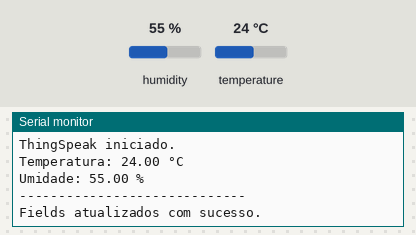
A sketch run on a simulated ESP32. Shown: the last lines printed to the serial monitor. The test bench sets the inputs (shaded band); at power-on: humidity 55 %, temperature 24 °C. WiFi joins after 1.5 s; servers stay silent unless stated.

Above: at 16.2 s.
16.3 s: humidity set to 22 %
At 19.65 s:
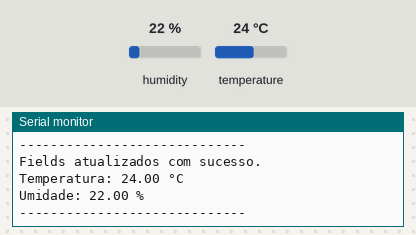
29.3 s: temperature set to 12 °C
At 36.6 s:
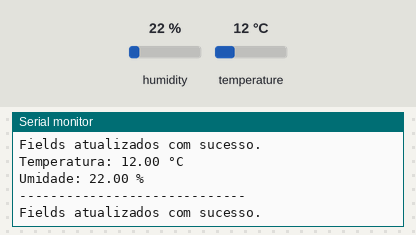
42.3 s: humidity set to 40 %
At 53.2 s:
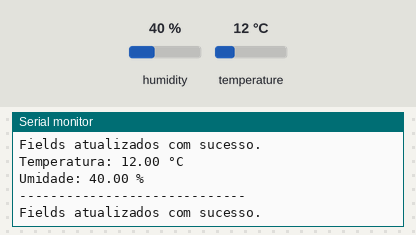
Timing chart, 0 to 54.7 s (numbered marks = the images above; inputs shaded):
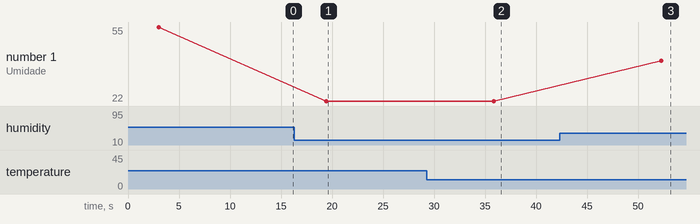

The sketch:

dht11_thingspeak.ino
```cpp
#include <WiFi.h>
#include "ThingSpeak.h"
#include <Adafruit_Sensor.h>
#include <DHT.h>
#include <DHT_U.h>

// ==============================
// CONFIGURAÇÃO DO WI-FI
// ==============================

const char* ssid = "wifi name";
const char* password = "password";

// Objeto responsável pela conexão de rede
WiFiClient client;


// ==============================
// CONFIGURAÇÃO DO SENSOR DHT11
// ==============================

// Pino DATA do DHT11 conectado ao GPIO 4 da ESP32
#define DHTPIN 4

// Define o modelo do sensor
#define DHTTYPE DHT11

// Cria o objeto do sensor
DHT_Unified dht(DHTPIN, DHTTYPE);

// Tempo mínimo entre as leituras do sensor
uint32_t delayMS;


// ==============================
// CONFIGURAÇÃO DO THINGSPEAK
// ==============================

// Número do canal utilizado no ThingSpeak
unsigned long myChannelNumber = "channel id";

// Chave utilizada para enviar os dados
const char* myWriteAPIKey = "SUA_WRITE_API_KEY";


void setup() {

  // Inicia o Monitor Serial
  Serial.begin(9600);
  delay(500);


  // ==============================
  // INICIA O SENSOR
  // ==============================

  dht.begin();

  Serial.println("DHT11 iniciado.");

  // Obtém as informações do sensor
  sensor_t sensor;

  dht.temperature().getSensor(&sensor);

  // Obtém o intervalo mínimo recomendado entre leituras
  delayMS = sensor.min_delay / 1000;


  // ==============================
  // CONEXÃO COM O WI-FI
  // ==============================

  WiFi.begin(ssid, password);

  // Aguarda até a ESP32 se conectar
  while (WiFi.status() != WL_CONNECTED) {
    delay(500);
    Serial.println("Conectando ao Wi-Fi...");
  }

  Serial.println("Wi-Fi conectado!");

  // Define a ESP32 como estação Wi-Fi
  WiFi.mode(WIFI_MODE_STA);

  // Mostra o endereço MAC da ESP32
  Serial.println(WiFi.macAddress());


  // ==============================
  // INICIA O THINGSPEAK
  // ==============================

  ThingSpeak.begin(client);

  Serial.println("ThingSpeak iniciado.");
}


void loop() {

  // Aguarda o intervalo recomendado pelo sensor
  delay(delayMS);

  // Cria uma variável para armazenar as informações da leitura
  sensors_event_t event;


  // ==============================
  // LEITURA DA TEMPERATURA
  // ==============================

  dht.temperature().getEvent(&event);

  // Verifica se ocorreu algum erro na leitura
  if (isnan(event.temperature)) {
    Serial.println("Erro ao ler temperatura!");
    return;
  }

  // Armazena a temperatura em uma variável
  float temperatura = event.temperature;


  // ==============================
  // LEITURA DA UMIDADE
  // ==============================

  dht.humidity().getEvent(&event);

  // Verifica se ocorreu algum erro na leitura
  if (isnan(event.relative_humidity)) {
    Serial.println("Erro ao ler umidade!");
    return;
  }

  // Armazena a umidade em uma variável
  float umidade = event.relative_humidity;


  // ==============================
  // MOSTRA OS DADOS NO MONITOR SERIAL
  // ==============================

  Serial.print("Temperatura: ");
  Serial.print(temperatura);
  Serial.println(" °C");

  Serial.print("Umidade: ");
  Serial.print(umidade);
  Serial.println(" %");

  Serial.println("-----------------------------");


  // ==============================
  // ENVIO PARA O THINGSPEAK
  // ==============================

  // Field 1 recebe a temperatura
  ThingSpeak.setField(1, temperatura);

  // Field 2 recebe a umidade
  ThingSpeak.setField(2, umidade);

  // Envia os dois Fields para o mesmo canal
  int x = ThingSpeak.writeFields(
    myChannelNumber,
    myWriteAPIKey
  );


  // ==============================
  // VERIFICA O ENVIO
  // ==============================

  if (x == 200) {
    Serial.println("Fields atualizados com sucesso.");
  } else {
    Serial.print("Problema ao atualizar os Fields. ");
    Serial.print("HTTP error code: ");
    Serial.println(x);
  }

  // Aguarda 15,1 segundos antes do próximo envio
  delay(15100);
}
```

Measured:
- after the input at 16.3 s, the serial monitor: prints a new line after 3.1 s (image 1)
- after the input at 29.3 s, the serial monitor: prints a new line after 6.6 s (image 2)
- after the input at 42.3 s, the serial monitor: prints a new line after 10.0 s (image 3)
- plotted number 1: 55 → 22 after the input at 16.3 s, 22 → 40 after the input at 42.3 s
